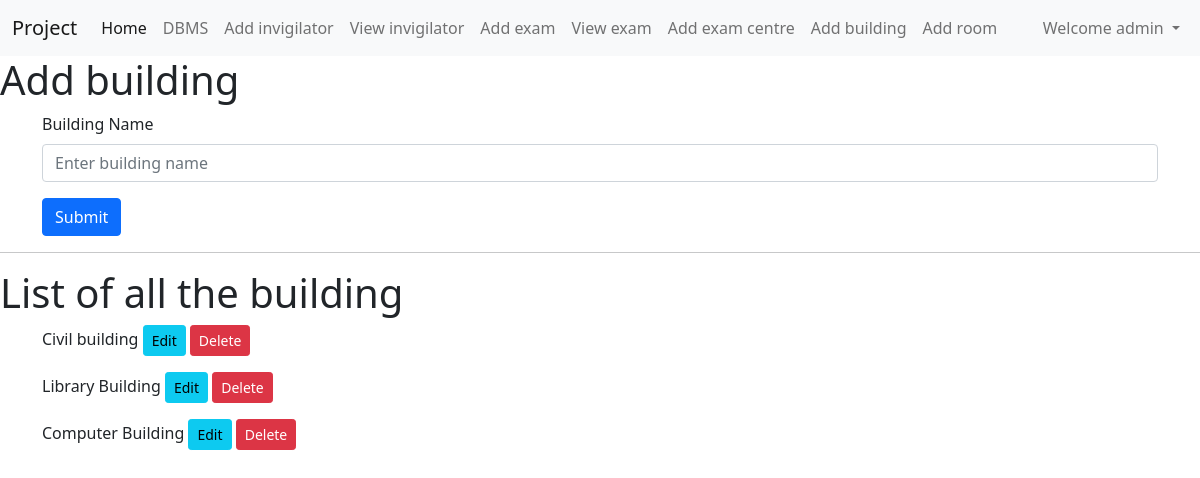
The app's page /addbuilding (signed in), older data.
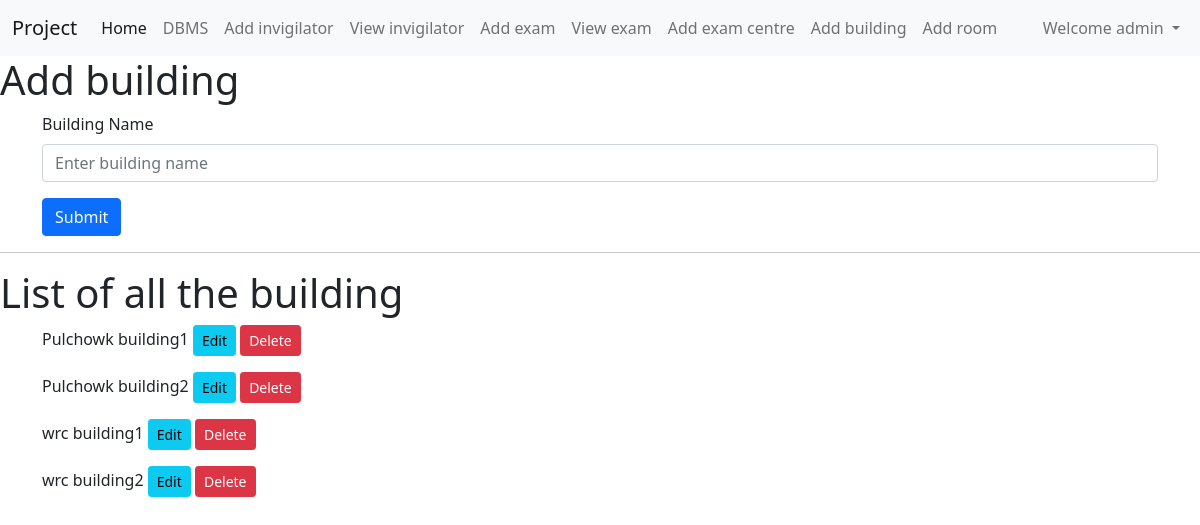
The same page, newer data.
### home/models.py (models this page shows, shortened)
class Addbuilding(models.Model):
    profile = models.ForeignKey(Profile,blank=True,null=True, on_delete=models.CASCADE)
    buildingname=models.CharField(max_length=122)
    rooms=models.ManyToManyField(Addroom,blank=True)

### home/views.py (the view, shortened to what this page needs)
# urls.py: path("addbuilding",views.addbuilding,name='addbuilding'),
def addbuilding(request):
    allbuilding_data = Addbuilding.objects.all()
    data={
        'allbuilding_data':allbuilding_data,
    }
    return render(request, "addbuilding.html",data)

### templates/addbuilding.html (shortened to what this page needs)
{% extends 'base.html' %}
{% block addbuildingcontent %}
{% if addbuilding_data %}
<h1>Update building</h1>
<div class="container">
    <form method="post" action="{% url 'updatebuildingfunc' addbuilding_data.id %}">
      {% csrf_token %}
      <div class="mb-3">
        <label for="buildingname" class="form-label">Building Name</label>
        <input value="{{addbuilding_data.buildingname}}" type="text" required class="form-control"
            id="buildingname" name="buildingname" placeholder="Enter building name">
      </div>
      <button type="submit" class="btn btn-primary">Update</button>
    </form>
</div>
<div class="container">
    <h3>Selected room</h3>
    <div>
      {% for rib in roomsinbuilding %}
      <p>
        {{rib.roomname}}
        <a href="{% url 'deleteroomfrombuilding' rib.id addbuilding_data.id%}"><button
            class="btn btn-danger btn-sm">Delete</button></a>
    </p>
      {% endfor %}
    </div>
    <hr>
    <h3>Remaining rooms</h3>
    <div>
      {% for rrd in removedroom_data %}
      {% if user == rrd.profile.user %}
      <p>{{ard.roomname}}</p>
      <p>{{rrd.roomname}}
       <a href="{% url 'addroominbuilding' rrd.id addbuilding_data.id%}">
        <button class="btn btn-info btn-sm">Add</button></a>
      </p>
      {% endif %}
      {% endfor %}
    </div>
    <hr>
    <h3>All rooms</h3>
    <div>
      {% for ard in allroom_data %}
      {% if user == ard.profile.user %}
      <p>{{ard.roomname}}</p>
      {% endif %}
      {% endfor %}
    </div>
    <hr>
</div>
{% else %}
<h1>Add building</h1>
<div class="container">
  <form method="post" action="/addbuilding">
    <div class="mb-3">
      <label for="buildingname" class="form-label">Building Name</label>
      <input type="text" required class="form-control" id="buildingname" name="buildingname" placeholder="Enter building name">
    </div>
    <button type="submit" class="btn btn-primary">Submit</button>
  </form>
</div>
{% endif %}
<hr>
<h1>List of all the building</h1>
<div class="container">
    {% for abd in allbuilding_data %}
    {% if user == abd.profile.user  %}
    <p>{{abd.buildingname}}
        <a href="{% url 'updatebuilding' abd.id %}"><button class="btn btn-info btn-sm">Edit</button></a>
        <a href="{% url 'deletebuilding' abd.id %}"><button class="btn btn-danger btn-sm">Delete</button></a>
    </p>
    {% endif %}
    {% endfor %}
</div>
{% endblock addbuildingcontent %}

Row changes from the older to the newer data that the page shows:
removed Addbuilding: buildingname "Civil building"
removed Addbuilding: buildingname "Library Building"
removed Addbuilding: buildingname "Computer Building"
added Addbuilding: buildingname "Pulchowk building1"
added Addbuilding: buildingname "Pulchowk building2"
added Addbuilding: buildingname "wrc building1"
added Addbuilding: buildingname "wrc building2"
